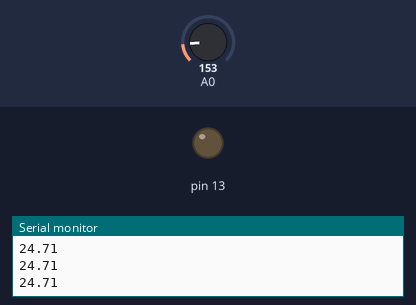
Bench run of a sketch on a simulated Arduino Uno, built with avr-gcc and run on an emulated ATmega328P. Shown: output pins drawn as LEDs (lit = HIGH), the last lines printed to the serial monitor. The inputs (shaded band) are chosen by the test bench; at power-on: A0 = 153.

Above: at 1.3 s.
1.4 s: A0 set to 201
At 2.2 s:
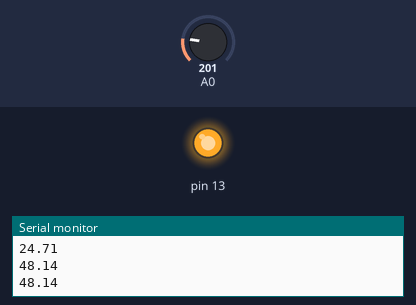
3.0 s: A0 set to 175
At 3.5 s:
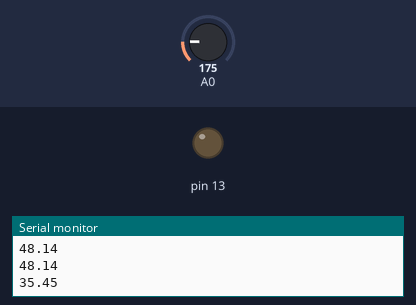
4.5 s: A0 set to 191
At 5.9 s:
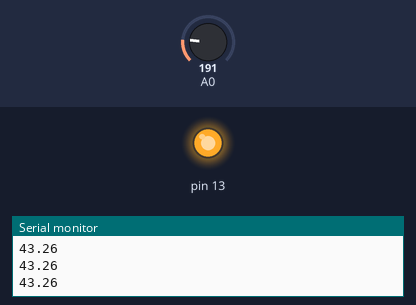
Timing chart, 0 to 7.5 s (numbered marks = the images above; inputs shaded):
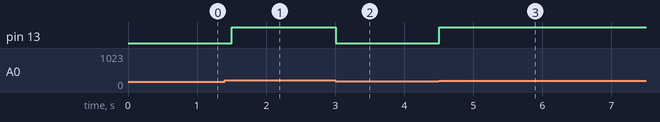

The sketch:

da_anal_gica_com_led_e_arduino_sensor_tmp36_led_e_resistor_1.ino
```cpp
// C++ code
//
int value; // Recebe Valor lido por Entrada Analógica
float signal; // Recebe Valor convertido do Sinal em Tensão Elétrica
float temp; // Recebe o Valor da Tensão convertido em Temperatura (ºC)
void setup()
{
  Serial.begin(9600);
  /* Serial.begin():
  - Envia valor da Variável temp em Comunicação Serial
  - Monitoramento Constante no Monitor do Tinkercad
  */
  pinMode(13, OUTPUT);
}

void loop()
{
	value = analogRead(A0); // Leitura de Sinal da Entrada Analógica A0;
  	signal = value*5000.0/1024.0;
    /*
    Conversor Analógico-Digital (AD):
    - gera Resultado variante de 0 a 1023;
    - proporcional ao Sinal Analógico;
    - 0 é a Ausência de Sinal, e 1023 é o Sinal Máximo;
    - 1023 é a Tensão de Alimentação;
    - signal é Conversão em Valor de Tensão Elétrica;
    - 5000/1024: Relação entre Tensão em Milivolts pelos Valores Possívels (5V por 1024 Partes);
    */
    temp = signal/10;
    /* Fator de Escala de Sensor TMP36: 10mV/ºC.
    - Temperatura Base do TMP36: 750mV em 25ºC.
    - temp = signal/10 resultaria em 75ºC.
    - Deve-se reduzir 50ºC para adaptar o Cálculo.
    */
    temp = temp - 50;
  	Serial.println(temp); // Envia Temperatura ao Monitoramento.
  	if(temp > 40){ // Se Temperatura for maior que 40ºC, acende LED; senão, não acende.
      digitalWrite(13, HIGH);
    } else {
      digitalWrite(13, LOW);
    }
  	delay(500);
}

/*
	Sensor de Temperatura TMP36
    - Possui Três Terminais de Ligação:
    - 1: de Alimentação Positiva
    - 2: de Alimentação Negativa
    - 3: Saída Analógica A0
*/
```

Measured:
- the behaviour switches between 184 and 185 on A0 (found by bisection; images 0 and 1)
- after the input at 1.4 s, pin 13: LOW → HIGH after 0.10 s
- after the input at 3.0 s, pin 13: HIGH → LOW at once
- after the input at 4.5 s, pin 13: LOW → HIGH at once
